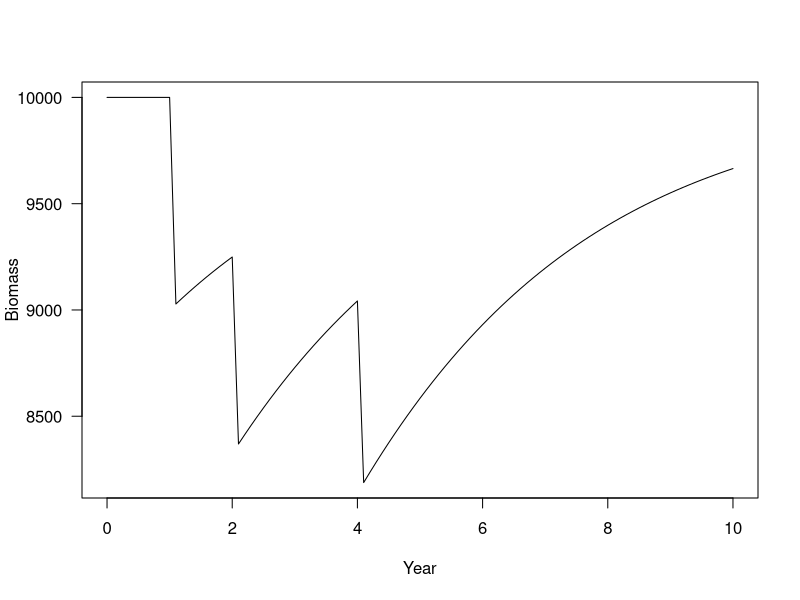
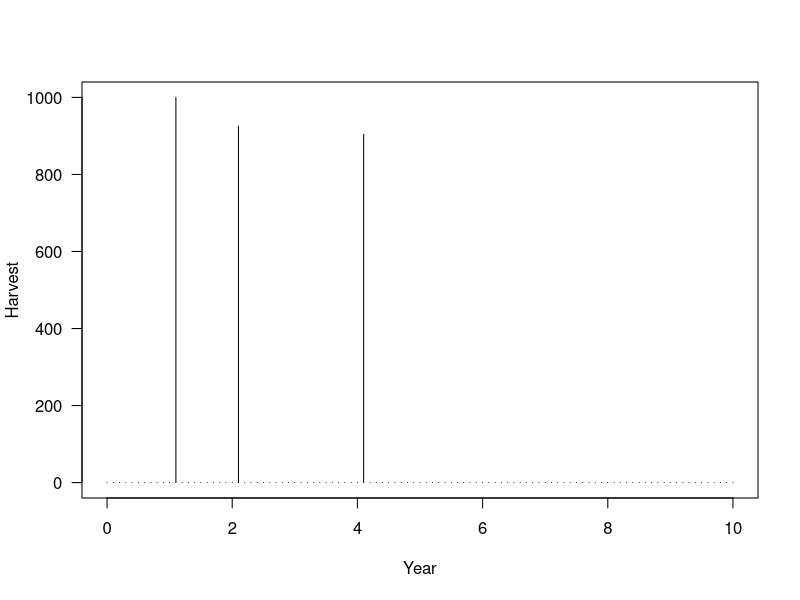

These charts were generated, in order, by the following R code:
## ---- chunk 1
library(deSolve)
## ---- chunk 2
ode_fox<-function(t,x,parms)
    {
    # set the state variable 
    B<-x [1]
    Y<-x [2]
    # set the parameters
    r<-parms[1]
    Bmax<-parms[2]

    # the Fox model of biomass dynamics as a 
    # ordinary differential equation
    yield<- F*B
    dB<- r*B*(log(Bmax/B)) 
    dY<- 0
    return(list(c(dB,dY)))
    }
## ---- chunk 3
harvestFun <- function(t, x, parms){
    B<- x[1]
    F<- parms['F']
    x[1] <- B-B*F # biomass - removed biomass
    x[2] <- B*F # biomass removed
    return(x)
    }	
## ---- chunk 4
parms<-c(r=0.3,Bmax=10000,F=0.1)
ini<- c(B=10000,Y=0)
## ---- chunk 5
evtimes<-c(1,2,4) # when removals occur
times<-round(seq(0,10,by=0.1),1) # round to time step digits 
## ---- chunk 6
modelout  <-ode(
    y 		= ini, 
    times 	= times, 
    func 	= ode_fox, 
    parms 	= parms,
    events 	= list(func= harvestFun, time=evtimes),
    method 	= "lsoda")
modelout<-as.data.frame(modelout)   
## ---- chunk 7
plot(B~time,modelout,type='l',ylab="Biomass",xlab="Year",las=1)
## ---- chunk 8
modelout
## ---- chunk 9
modelout[!(modelout$time%in%(round(evtimes+0.1,1))),]$Y<-0
## ---- chunk 10
plot(Y~time,modelout,type="h",ylab="Harvest",xlab="Year",las=1)
